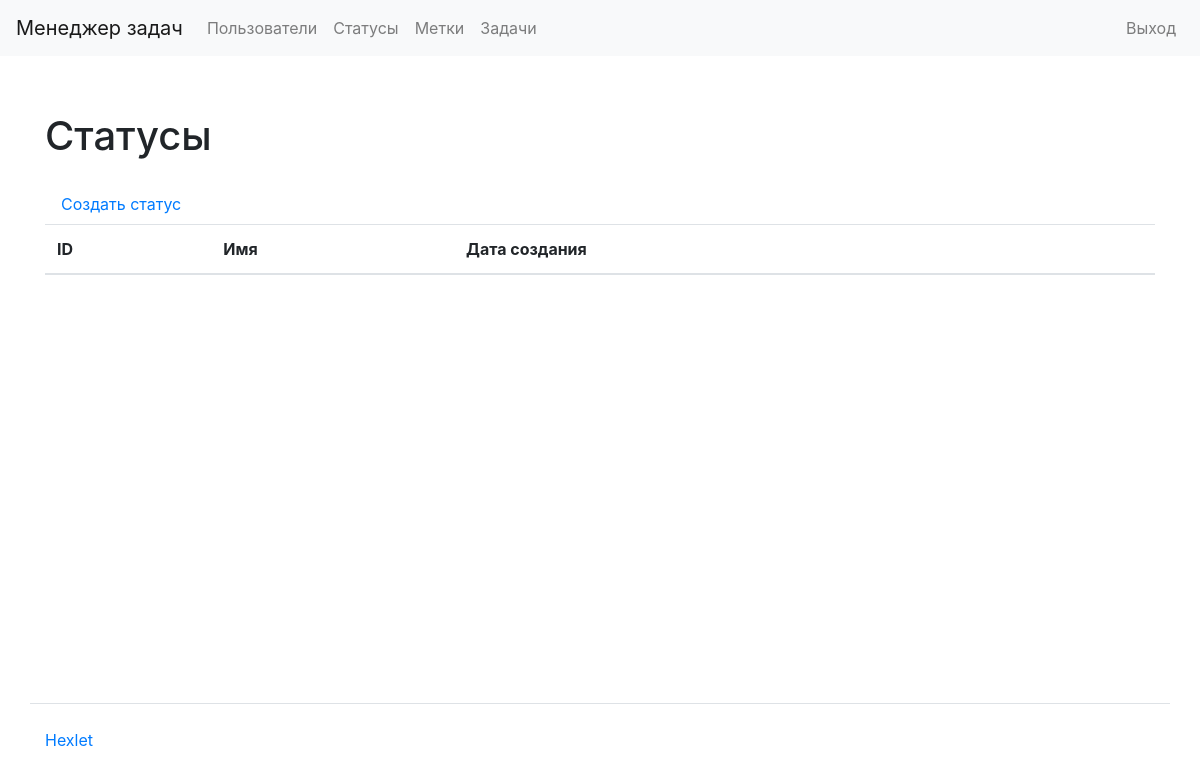
Before: /statuses/ (signed in) with the older database file.
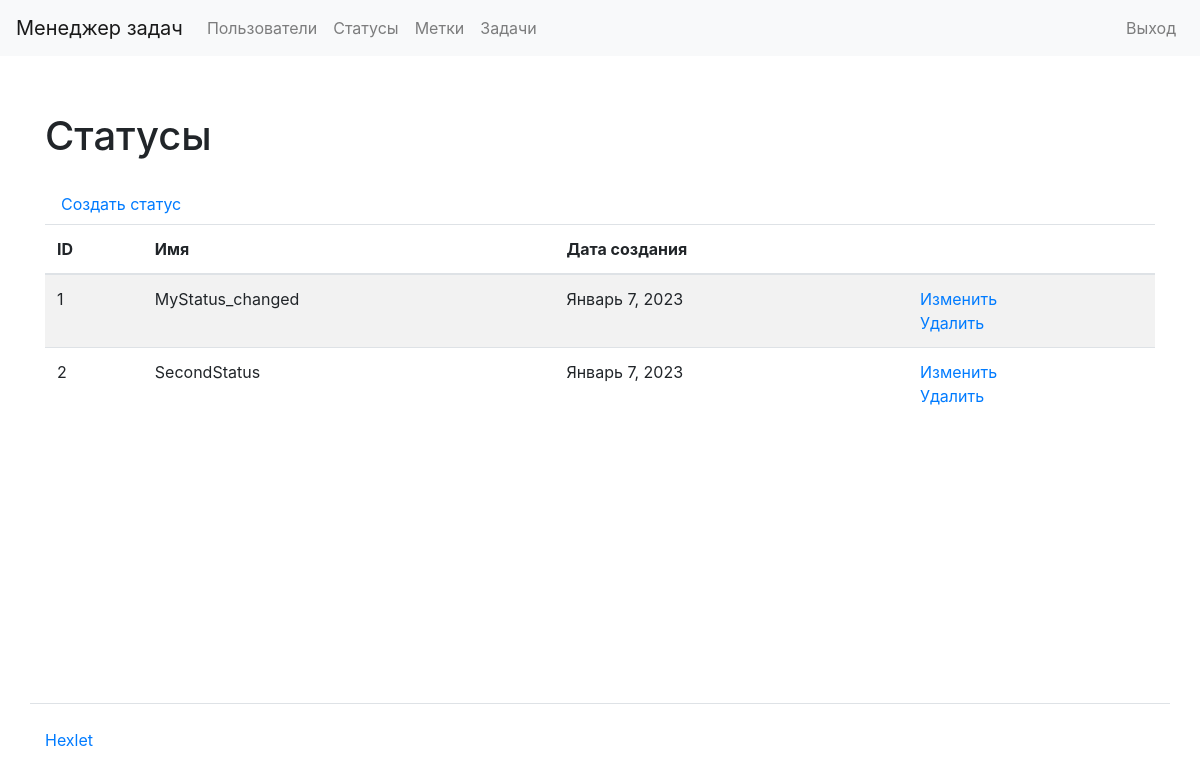
After: the same page with the newer database file.
### task_manager/statuses/models.py (models this page shows)
class Status(models.Model):
    name = models.CharField(max_length=50, unique=True)
    created_at = models.DateTimeField(auto_now_add=True)

### task_manager/statuses/views.py (the view)
# urls.py: path('', views.StatusesListView.as_view(), name='statuses_index'),
class StatusesListView(LoginRequiredMixin, ListView):
    model = Status
    template_name = 'statuses/index.html'

### task_manager/templates/statuses/index.html (shortened to what this page needs)
{% extends "index.html" %}
{% load bootstrap4 %}
{% load i18n %}
{% block content %}
<div class="container wrapper flex-grow-1">
    <h1 class="my-4">
        {% trans "Statuses" %}
    </h1>
    <a class="nav-link" href="{% url 'statuses_create' %}">{% trans "Create status" %}</a>
    <table class="table table-striped">
        <thead>
            <tr>
                <th>ID</th>
                <th>{% trans "Name" %}</th>
                <th>{% trans "Creation date" %}</th>
                <th></th>
            </tr>
        </thead>
        <tbody>
            {% for status in object_list %}
            <tr>
                <td>{{ status.id }}</td>
                <td>{{ status.name }}</td>
                <td>{{ status.created_at|date:"F j, Y" }}</td>
                <td>
                    <a href="{% url 'statuses_update' pk=status.id %}">
                        {% trans "Update" %}
                    </a>
                    <br/>
                    <a href="{% url 'statuses_delete' pk=status.id %}">
                        {% trans "Delete" %}
                    </a>
                </td>
            </tr>
            {% endfor %}
        </tbody>
    </table>
</div>
{% endblock %}

### task_manager/templates/index.html (shortened to what this page needs)
{% load bootstrap4 %}
{% load i18n %}
<!DOCTYPE html>
<html lang="ru-ru">
    <head>
        {% bootstrap_css %}
    </head>
    <body class="d-flex flex-column min-vh-100">
        <nav class="navbar navbar-expand-lg navbar-light bg-light mb-3">
            <a class="navbar-brand" href="/">
                {% trans "Task manager" %}
            </a>
            <div class="collapse navbar-collapse" id="navbarToggleExternalContent">
                <ul class="navbar-nav mr-auto">
                    <li class="nav-item">
                        <a class="nav-link" href="{% url 'users_index' %}">
                            {% trans "Users" %}
                        </a>
                    </li>
                    {% if user.is_authenticated %}
                    <li class="nav-item">
                        <a class="nav-link" href="{% url 'statuses_index' %}">
                            {% trans "Statuses" %}
                        </a>
                    </li>
                    <li class="nav-item">
                        <a class="nav-link" href="{% url 'labels_index' %}">
                            {% trans "Labels" %}
                        </a>
                    </li>
                    <li class="nav-item">
                        <a class="nav-link" href="{% url 'tasks_index' %}">
                            {% trans "Tasks" %}
                        </a>
                    </li>
                    {% endif %}
                </ul>
                <ul class="navbar-nav">
                    {% if user.is_anonymous %}
                    <li class="nav-item">
                        <a class="nav-link" href="{% url 'login' %}">
                            {% trans "Sign in" %}
                        </a>
                    </li>
                    <li class="nav-item">
                        <a class="nav-link" href="{% url 'users_create' %}">
                            {% trans "Sign up" %}
                        </a>
                    </li>
                    {% else %}
                    <li class="nav-item">
                        <a class="nav-link" href="{% url 'logout' %}">
                            {% trans "Logout" %}
                        </a>
                    </li>
                    {%endif%}
                </ul>
            </div>
        </nav>
        {% block content %}{% endblock %}
        <footer>
            <div class="container my-5 pt-4 border-top">
                <a href="https://ru.hexlet.io" target="_blank">
                    Hexlet
                </a>
            </div>
        </footer>
    </body>
</html>

Changed rows visible on the page:
added Status: id "1", name "MyStatus_changed", created_at "Январь 7, 2023"
added Status: id "2", name "SecondStatus", created_at "Январь 7, 2023"
